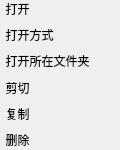
<?xml version="1.0" encoding="UTF-8"?>
<ui version="4.0">
 <class>Form</class>
 <widget class="QWidget" name="Form">
  <property name="geometry">
   <rect>
    <x>0</x>
    <y>0</y>
    <width>120</width>
    <height>150</height>
   </rect>
  </property>
  <property name="windowTitle">
   <string>Form</string>
  </property>
  <widget class="QWidget" name="verticalLayoutWidget">
   <property name="geometry">
    <rect>
     <x>-1</x>
     <y>-1</y>
     <width>121</width>
     <height>151</height>
    </rect>
   </property>
   <layout class="QVBoxLayout" name="verticalLayout">
    <item>
     <widget class="QLabel" name="lb_open">
      <property name="text">
       <string>  打开</string>
      </property>
     </widget>
    </item>
    <item>
     <widget class="QLabel" name="lb_openWays">
      <property name="text">
       <string>  打开方式</string>
      </property>
     </widget>
    </item>
    <item>
     <widget class="QLabel" name="lb_openFile">
      <property name="text">
       <string>  打开所在文件夹</string>
      </property>
     </widget>
    </item>
    <item>
     <widget class="QLabel" name="lb_cut">
      <property name="text">
       <string>  剪切</string>
      </property>
     </widget>
    </item>
    <item>
     <widget class="QLabel" name="lb_copy">
      <property name="text">
       <string>  复制</string>
      </property>
     </widget>
    </item>
    <item>
     <widget class="QLabel" name="lb_delete">
      <property name="text">
       <string>  删除</string>
      </property>
     </widget>
    </item>
   </layout>
  </widget>
 </widget>
 <resources/>
 <connections/>
</ui>
